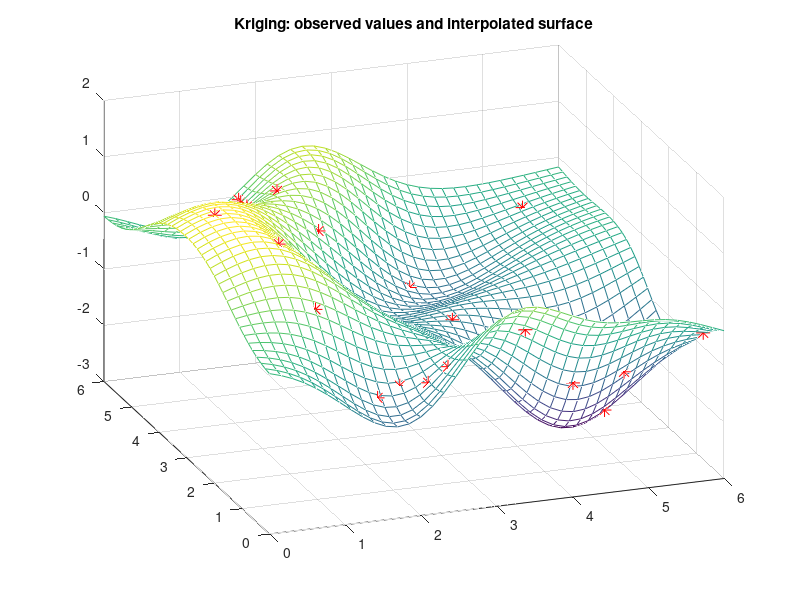

Write MATLAB code to recreate this figure.
% Kriging example 
% 2D spatial scenario

% Place observation points
N=25; %number of points
R=6; %distance parameter
x=R*rand(N,1); y=R*rand(N,1);

% Compute C matrix
sd=1; %standard deviation
ksd=(sd*sd)/2;
for i=1:N,
   for j=i:N,
      C(i,j)=exp(-ksd*((x(i)-x(j))^2+(y(i)-y(j))^2)); %upper triangle
      C(j,i)=C(i,j); %symmetric lower triangle
   end;
end;

ivC=inv(C); %the inverse of C

% Assign values to the observation points
% according with a 2D function
f=100; A=randn(1,f)*sqrt(2/f);
beta=2*pi*rand(f,1); k=sd*randn(f,2);

for nn=1:N,
   z(nn,1)=A*cos(k*[x(nn);y(nn)]+ beta);
end;

% Set a grid of points where values will be predicted
gs=[40 40]; gr=[0 R 0 R]; %size and range of the grid
ivl=(gr(2)-gr(1))/(gs(1)-1); ivh=(gr(4)-gr(3))/(gs(2)-1);
[xp,yp]=ndgrid(gr(1):ivl:gr(2), gr(3):ivh:gr(4));

% kriging computations
for i=1:gs(1),
   for j=1:gs(2),
      zf(i,j)=A*cos(k*[xp(i,j); yp(i,j)]+beta); %values of 2D function
      for nn=1:N,
         Co(1,nn)=exp(-ksd*((x(nn)-xp(i,j))^2+(y(nn)-yp(i,j))^2));
      end;
      zp(i,j)=Co*ivC*z; % predicted values at (xp,yp) 
   end;
end;

% display
figure(1)
plot3(x,y,z,'r*','MarkerSize',10); hold on;
mesh(xp,yp,zp);
grid;
view(-20,30);
title('Kriging: observed values and interpolated surface')
